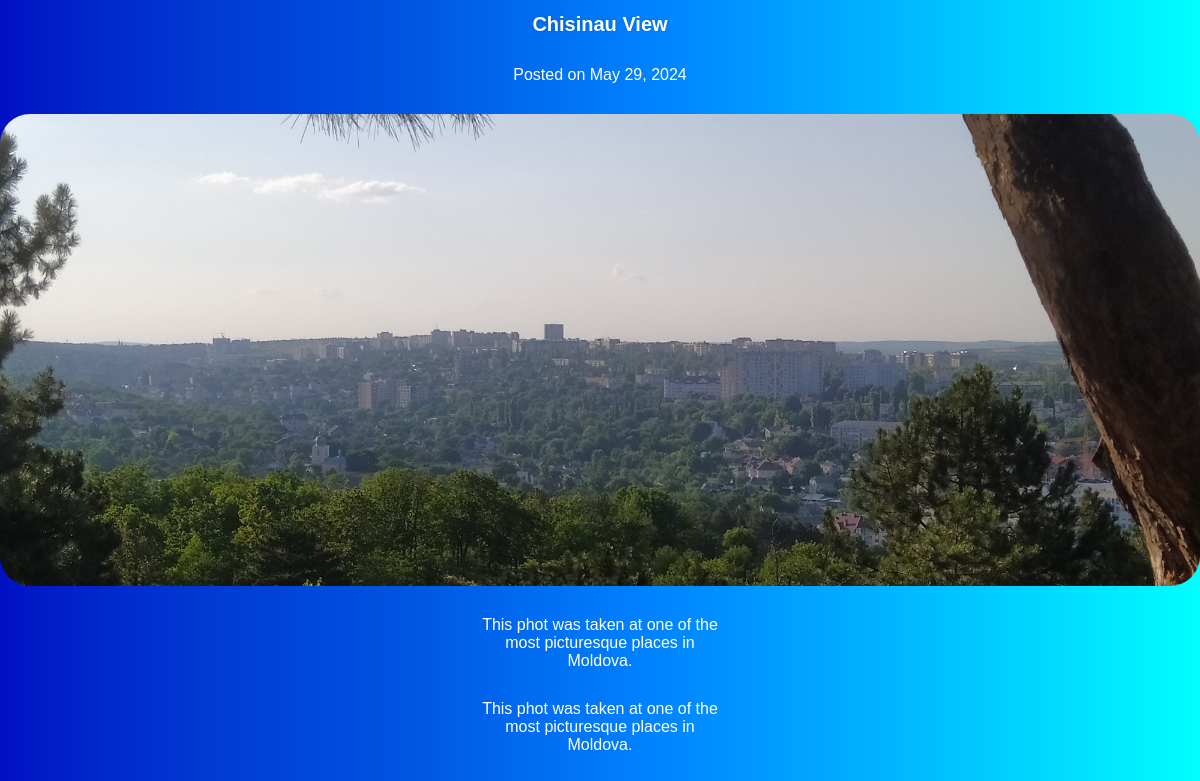
Screenshot of /post/7/ with the database file from the repository.
### myapp/models.py (models this page shows)
class Post(models.Model):
    title = models.CharField(max_length=30)
    post_date = models.DateField()
    image = models.ImageField(upload_to='static/Images/')
    paragraph = models.TextField(max_length=250)
    more_details_for_the_dedicated_page = models.TextField(max_length=2500, default=' ')

### myapp/views.py (the view)
# urls.py: path('post/<int:post_id>/', views.post_detail, name='post_detail'),
def post_detail(request, post_id):
    post = get_object_or_404(Post, pk=post_id)
    return render(request, './html/post_detail.html', {'post': post})

### myapp/templates/html/post_detail.html (shortened to what this page needs)
<!DOCTYPE html>
<html lang="en">
<head>
    <link rel="stylesheet" type="text/css" href="../../static/css/post_detail.css">
</head>
<body class="backgr">
    <h1 class="ihead">{{ post.title }}</h1>
    <p>Posted on {{ post.post_date }}</p>
    <img src="{{ post.image.url }}" alt="{{ post.title }}">
    <p>{{ post.paragraph }}</p>
    <p>{{ post.more_details_for_the_dedicated_page }}</p>
</body>
</html>

### myapp/static/css/post_detail.css (style rules this page uses)
img { display: block; margin-left: auto; margin-right: auto; border-radius: 30px; max-width: 100%; height: auto; }
p { max-width: 250px; color: rgb(255, 255, 255); font-family: Arial, sans-serif; text-align: center; margin: auto; margin-top: 30px; margin-bottom: 30px; }
.ihead { text-align: center; color: rgb(255, 255, 255); font-size: 20px; font-weight: bold; text-shadow: 0 0 3px rgba(0, 0, 0, 0.175); font-family: Verdana, sans-serif; }
.backgr { margin: 0px; background-image: linear-gradient( to right in oklab, oklch(37% 0.26 259) 0%, 61%, oklch(81% 0.5 204) 100% ); }

### rows the page displays
Post: title "Chisinau View", post_date "May 29, 2024", image (picture), paragraph "This phot was taken at one of the most picturesque places in Moldova.", more_details_for_the_dedicated_page "This phot was taken at one of the most picturesque places in Moldova."
